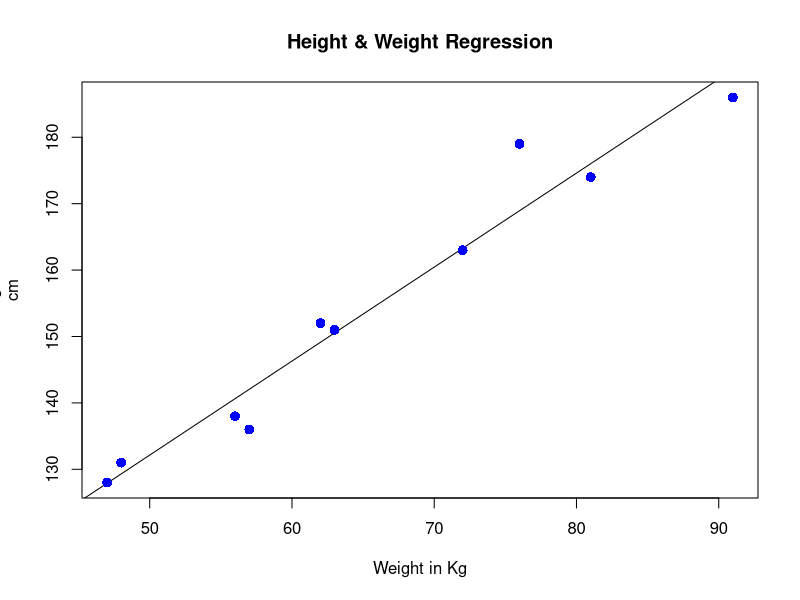

Write R code to recreate this figure.
#========Predict the weight of new persons=============
#The predictor vector.
x <- c(151, 174, 138, 186, 128, 136, 179, 163, 152, 131)
# The resposne vector.
y <- c(63, 81, 56, 91, 47, 57, 76, 72, 62, 48)
# Apply the lm() function.
relation <- lm(y~x)
# Find weight of a person with height 170.
a <- data.frame(x = 170)
result <- predict(relation,a)
print(result)


# ========================== Visualize the Regression Graphically ========
# Create the predictor and response variable.
x <- c(151, 174, 138, 186, 128, 136, 179, 163, 152, 131)
y <- c(63, 81, 56, 91, 47, 57, 76, 72, 62, 48)
relation <- lm(y~x)
# Give the chart file a name.
png(file = "linearregression1.png")
# Plot the chart.
plot(y,x,col = "blue",main = "Height & Weight Regression",
     abline(lm(x~y)),cex = 1.3,pch = 16,xlab = "Weight in Kg",ylab = "Height in
cm")
# Save the file.
dev.off()